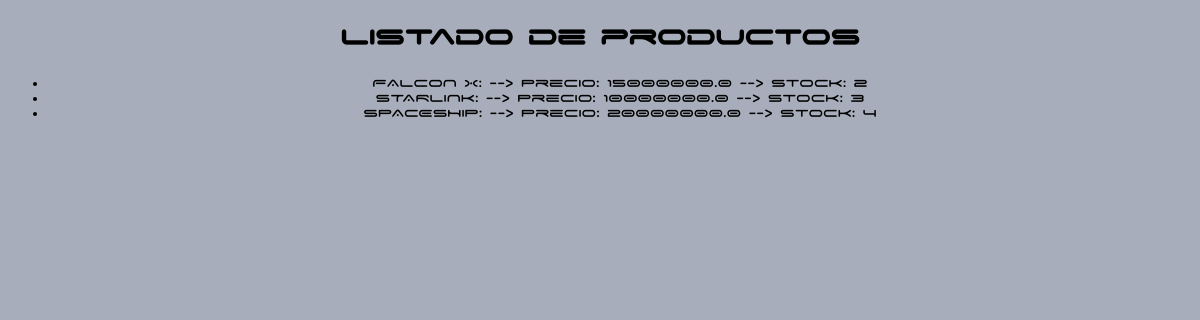
The app's page /mi_tienda/Show_products/, older data.
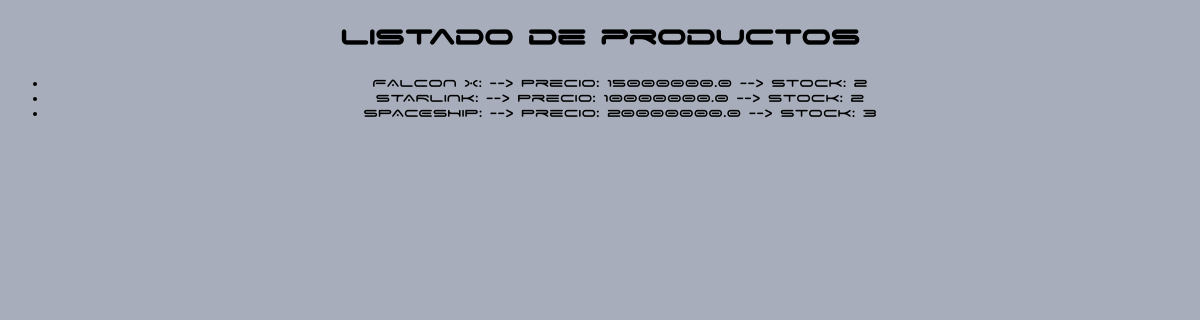
The same page, newer data.
### mi_tienda/models.py (models this page shows, shortened)
class Producto(models.Model):
    nombre = models.CharField(max_length=50)
    stock = models.IntegerField(default=0)
    precio = models.FloatField()

### mi_tienda/views.py (the view)
# urls.py: path('Show_products/', views.Show_products, name='Show_products'),
def Show_products(request):
    productos = Producto.objects.all()
    return render(request, 'listado.html', {'productos':productos})

### mi_tienda/templates/listado.html (shortened to what this page needs)
{% load staticfiles %}
<!DOCTYPE html>
  <html lang="es" dir="ltr">
    <head>
      <link rel="stylesheet" href="{%static 'css/micss.css'%}">
    </head>
    <div align=center>
    <body>
      <h1>Listado de productos</h1>
      <ul>
      {% for prod in productos %}
          <li>{{ prod.nombre }}: --> Precio: {{prod.precio}} --> Stock: {{prod.stock}}</a></li>
      {% endfor %}
      </ul>
    </body>
  </html>

Row changes from the older to the newer data that the page shows:
changed Producto "STARLINK": stock "3" → "2"
changed Producto "SPACESHIP": stock "4" → "3"
